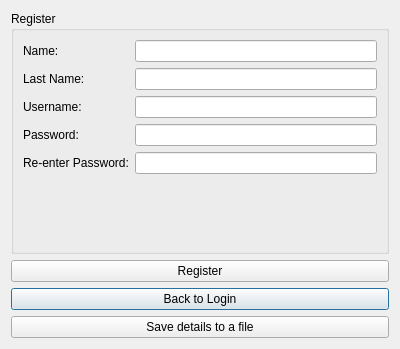
<?xml version="1.0" encoding="UTF-8"?>
<ui version="4.0">
 <class>registerwindow</class>
 <widget class="QDialog" name="registerwindow">
  <property name="geometry">
   <rect>
    <x>0</x>
    <y>0</y>
    <width>400</width>
    <height>349</height>
   </rect>
  </property>
  <property name="windowTitle">
   <string>Dialog</string>
  </property>
  <layout class="QGridLayout" name="gridLayout">
   <item row="0" column="0">
    <widget class="QGroupBox" name="groupBox">
     <property name="title">
      <string>Register</string>
     </property>
     <layout class="QFormLayout" name="formLayout">
      <item row="0" column="0">
       <widget class="QLabel" name="label_name">
        <property name="text">
         <string>Name:</string>
        </property>
       </widget>
      </item>
      <item row="0" column="1">
       <widget class="QLineEdit" name="lineEdit_name"/>
      </item>
      <item row="1" column="0">
       <widget class="QLabel" name="label_surname">
        <property name="text">
         <string>Last Name:</string>
        </property>
       </widget>
      </item>
      <item row="1" column="1">
       <widget class="QLineEdit" name="lineEdit_name_2"/>
      </item>
      <item row="2" column="0">
       <widget class="QLabel" name="label_username">
        <property name="text">
         <string>Username:</string>
        </property>
       </widget>
      </item>
      <item row="2" column="1">
       <widget class="QLineEdit" name="lineEdit_username"/>
      </item>
      <item row="3" column="0">
       <widget class="QLabel" name="label_pass">
        <property name="text">
         <string>Password:</string>
        </property>
       </widget>
      </item>
      <item row="3" column="1">
       <widget class="QLineEdit" name="lineEdit_pass"/>
      </item>
      <item row="4" column="0">
       <widget class="QLabel" name="label_repass">
        <property name="text">
         <string>Re-enter Password:</string>
        </property>
       </widget>
      </item>
      <item row="4" column="1">
       <widget class="QLineEdit" name="lineEdit_repass"/>
      </item>
     </layout>
    </widget>
   </item>
   <item row="4" column="0">
    <widget class="QPushButton" name="pushButton_back_login">
     <property name="text">
      <string>Back to Login</string>
     </property>
    </widget>
   </item>
   <item row="3" column="0">
    <widget class="QPushButton" name="pushButton_register">
     <property name="text">
      <string>Register</string>
     </property>
    </widget>
   </item>
   <item row="5" column="0">
    <widget class="QPushButton" name="pushButton">
     <property name="text">
      <string>Save details to a file</string>
     </property>
    </widget>
   </item>
  </layout>
 </widget>
 <resources/>
 <connections/>
</ui>
